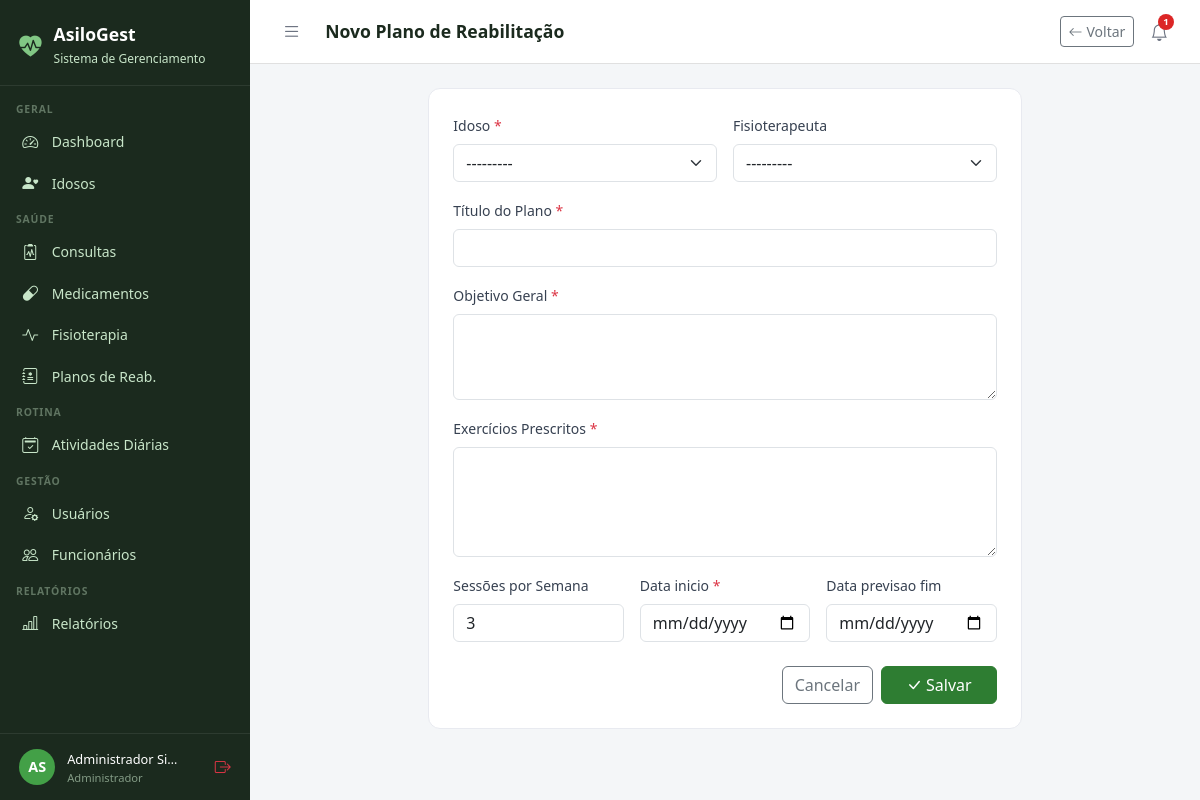
The app's page /fisioterapia/planos/novo/ (signed in) with its own data.
### core/models.py (models this page shows, shortened)
class Usuario(AbstractUser):
    PERFIL_CHOICES = [
        ('administrador', 'Administrador'),
        ('medico', 'Médico'),
        ('fisioterapeuta', 'Fisioterapeuta'),
        ('enfermeiro', 'Enfermeiro(a)'),
        ('recepcionista', 'Recepcionista'),
        ('familiar', 'Familiar do Idoso'),
    ]
    perfil = models.CharField(
        max_length=20, choices=PERFIL_CHOICES,
        default='recepcionista', verbose_name='Perfil de Acesso'
    )
    telefone = models.CharField(max_length=15, blank=True, verbose_name='Telefone')
    cpf = models.CharField(max_length=14, unique=True, null=True, blank=True, verbose_name='CPF')
    foto = models.ImageField(upload_to='usuarios/', blank=True, null=True, verbose_name='Foto')
    data_nascimento = models.DateField(null=True, blank=True, verbose_name='Data de Nascimento')
    especialidade = models.CharField(
        max_length=100, blank=True, verbose_name='Especialidade',
        help_text='Preencha para Médico ou Fisioterapeuta'
    )
    data_admissao = models.DateField(null=True, blank=True, verbose_name='Data de Admissão')
    primeiro_acesso = models.BooleanField(
        default=True, verbose_name='Primeiro Acesso',
        help_text='Usuário deve definir senha no primeiro login'
    )
    ativo = models.BooleanField(default=True, verbose_name='Ativo')
    criado_em = models.DateTimeField(auto_now_add=True)
    class Meta:
        verbose_name = 'Usuário'
        verbose_name_plural = 'Usuários'
        ordering = ['first_name', 'last_name']
    def __str__(self):
        return f"{self.get_full_name()} ({self.get_perfil_display()})"
    @property
    def is_administrador(self):
        return self.perfil == 'administrador' or self.is_superuser
    @property
    def is_fisioterapeuta(self):
        return self.perfil == 'fisioterapeuta'
    @property
    def is_familiar(self):
        return self.perfil == 'familiar'
    @property
    def pode_ver_saude(self):
        return (self.is_administrador or self.is_medico
                or self.is_fisioterapeuta or self.is_enfermeiro)
    @property
    def pode_cadastrar_usuarios(self):
        return self.is_administrador or self.is_recepcionista
    @property
    def pode_administrar(self):
        return self.is_administrador

### fisioterapia/views.py (the view, shortened to what this page needs)
# urls.py: path('planos/novo/', views.plano_novo, name='plano_novo'),
@login_required
@perfil_required('fisioterapeuta', 'administrador')
def plano_novo(request):
    form = PlanoForm(request.POST or None)
    return render(request, 'fisioterapia/plano_form.html', {'form': form, 'titulo': 'Novo Plano de Reabilitação'})

### fisioterapia/forms.py
class PlanoForm(forms.ModelForm):
    class Meta:
        model = PlanoReabilitacao
        exclude = ['criado_em', 'ativo']
        widgets = {
            'idoso': forms.Select(attrs={'class': 'form-select'}),
            'fisioterapeuta': forms.Select(attrs={'class': 'form-select'}),
            'titulo': forms.TextInput(attrs={'class': 'form-control'}),
            'objetivo_geral': forms.Textarea(attrs={'class': 'form-control', 'rows': 3}),
            'exercicios': forms.Textarea(attrs={'class': 'form-control', 'rows': 4}),
            'frequencia_semanal': forms.NumberInput(attrs={'class': 'form-control'}),
            'data_inicio': forms.DateInput(attrs={'type': 'date', 'class': 'form-control'}),
            'data_previsao_fim': forms.DateInput(attrs={'type': 'date', 'class': 'form-control'}),
        }
    def __init__(self, *args, **kwargs):
        super().__init__(*args, **kwargs)
        self.fields['fisioterapeuta'].required = False

### idosos/models.py (called while the page is built)
    def __str__(self):
        return self.nome

### templates/fisioterapia/plano_form.html (shortened to what this page needs)
{% extends 'base.html' %}
{% block page_title %}{{ titulo }}{% endblock %}
{% block topbar_actions %}
<a href="{% url 'fisioterapia:planos_lista' %}" class="btn btn-sm btn-outline-secondary"><i class="bi bi-arrow-left me-1"></i>Voltar</a>
{% endblock %}
{% block content %}
<div class="row justify-content-center">
  <div class="col-12 col-lg-8">
    <div class="form-card">
      <form method="post">
        <div class="row g-3">
          <div class="col-md-6">
            <label class="form-label">{{ form.idoso.label }} <span class="text-danger">*</span></label>
            {{ form.idoso }}
          </div>
          <div class="col-md-6">
            <label class="form-label">{{ form.fisioterapeuta.label }}</label>
            {{ form.fisioterapeuta }}
          </div>
          <div class="col-12">
            <label class="form-label">{{ form.titulo.label }} <span class="text-danger">*</span></label>
            {{ form.titulo }}
          </div>
          <div class="col-12">
            <label class="form-label">{{ form.objetivo_geral.label }} <span class="text-danger">*</span></label>
            {{ form.objetivo_geral }}
          </div>
          <div class="col-12">
            <label class="form-label">{{ form.exercicios.label }} <span class="text-danger">*</span></label>
            {{ form.exercicios }}
          </div>
          <div class="col-md-4">
            <label class="form-label">{{ form.frequencia_semanal.label }}</label>
            {{ form.frequencia_semanal }}
          </div>
          <div class="col-md-4">
            <label class="form-label">{{ form.data_inicio.label }} <span class="text-danger">*</span></label>
            {{ form.data_inicio }}
          </div>
          <div class="col-md-4">
            <label class="form-label">{{ form.data_previsao_fim.label }}</label>
            {{ form.data_previsao_fim }}
          </div>
        </div>
        <div class="d-flex gap-2 justify-content-end mt-4">
          <a href="{% url 'fisioterapia:planos_lista' %}" class="btn btn-outline-secondary">Cancelar</a>
          <button type="submit" class="btn btn-primary px-4"><i class="bi bi-check-lg me-1"></i>Salvar</button>
        </div>
      </form>
    </div>
  </div>
</div>
{% endblock %}

### templates/base.html (shortened to what this page needs)
<!DOCTYPE html>
<html lang="pt-br">
<head>
  <link href="https://cdn.jsdelivr.net/npm/bootstrap@5.3.0/dist/css/bootstrap.min.css" rel="stylesheet">
  <link href="https://cdn.jsdelivr.net/npm/bootstrap-icons@1.11.0/font/bootstrap-icons.css" rel="stylesheet">
</head>
<body>
{% if user.is_authenticated %}
<div id="sidebar">
  <div class="sidebar-brand">
    <i class="bi bi-heart-pulse-fill" style="color:#81C784;font-size:1.4rem;"></i>
    <div>
      <h5 style="margin:0;">AsiloGest</h5>
      <small>Sistema de Gerenciamento</small>
    </div>
  </div>
  <nav class="sidebar-nav">
    <div class="nav-section">Geral</div>
    <a href="{% url 'dashboard' %}" class="sidebar-link {% if request.resolver_match.url_name == 'dashboard' %}active{% endif %}">
      <i class="bi bi-speedometer2"></i> Dashboard
    </a>
    <a href="{% url 'idosos:lista' %}" class="sidebar-link">
      <i class="bi bi-person-heart"></i>
      {% if user.is_familiar %}Meus Familiares{% else %}Idosos{% endif %}
    </a>
    {% if user.pode_ver_saude or user.is_familiar %}
    <div class="nav-section">Saúde</div>
    <a href="{% url 'consultas:lista' %}" class="sidebar-link">
      <i class="bi bi-clipboard2-pulse"></i> Consultas
    </a>
    <a href="{% url 'medicamentos:lista' %}" class="sidebar-link">
      <i class="bi bi-capsule"></i> Medicamentos
    </a>
    <a href="{% url 'fisioterapia:lista' %}" class="sidebar-link">
      <i class="bi bi-activity"></i> Fisioterapia
    </a>
    {% if user.pode_ver_saude and not user.is_familiar %}
    <a href="{% url 'fisioterapia:planos_lista' %}" class="sidebar-link">
      <i class="bi bi-journal-medical"></i> Planos de Reab.
    </a>
    {% endif %}
    {% endif %}
    <div class="nav-section">Rotina</div>
    <a href="{% url 'atividades:lista' %}" class="sidebar-link">
      <i class="bi bi-calendar2-check"></i> Atividades Diárias
    </a>
    {% if user.pode_cadastrar_usuarios %}
    <div class="nav-section">Gestão</div>
    <a href="{% url 'usuarios_lista' %}" class="sidebar-link">
      <i class="bi bi-person-gear"></i> Usuários
    </a>
    {% endif %}
    {% if user.pode_administrar %}
    <a href="{% url 'funcionarios:lista' %}" class="sidebar-link">
      <i class="bi bi-people"></i> Funcionários
    </a>
    {% endif %}
    {% if user.pode_ver_saude or user.pode_administrar %}
    <div class="nav-section">Relatórios</div>
    <a href="{% url 'relatorios:lista' %}" class="sidebar-link">
      <i class="bi bi-bar-chart-line"></i> Relatórios
    </a>
    {% endif %}
  </nav>
  <div class="sidebar-user">
    <div class="avatar">{{ user.first_name|first|upper }}{{ user.last_name|first|upper }}</div>
    <div class="info" style="min-width:0;flex:1;">
      <span>{{ user.get_full_name|truncatechars:18 }}</span>
      <small>{{ user.get_perfil_display }}</small>
    </div>
    <a href="{% url 'logout' %}" class="text-danger" title="Sair" style="flex-shrink:0;">
      <i class="bi bi-box-arrow-right"></i>
    </a>
  </div>
</div>
<div id="main">
  <div class="topbar">
    <div class="topbar-left">
      <button class="btn-toggle-sidebar" onclick="toggleSidebar()" title="Menu">
        <i class="bi bi-list"></i>
      </button>
      <h4>{% block page_title %}{% endblock %}</h4>
    </div>
    <div class="d-flex align-items-center gap-2">
      {% block topbar_actions %}{% endblock %}
      <div style="position:relative;">
        <button class="notif-btn" id="notifBtn" onclick="toggleNotif()" title="Notificações">
          <i class="bi bi-bell"></i>
          {% if notif_count %}
          <span class="notif-badge">{{ notif_count }}</span>
          {% endif %}
        </button>
      </div>
    </div>
  </div>
  <div class="content">
    {% block content %}{% endblock %}
  </div>
</div>
{% else %}
{% block full_content %}{% endblock %}
{% endif %}
</body>
</html>

### templates/base.html (style rules this page uses)
:root { --sidebar-width: 250px; --primary: #2E7D32; --primary-light: #43A047; --accent: #1565C0; --bg-sidebar: #1B2A1E; --bg-sidebar-hover: #2E4A33; --text-sidebar: #C8E6C9; --transition: 0.3s ease; }
body { background: #F4F6F8; font-family: 'Segoe UI', sans-serif; }
#sidebar { position: fixed; top: 0; left: 0; width: var(--sidebar-width); height: 100vh; background: var(--bg-sidebar); z-index: 1000; display: flex; flex-direction: column; overflow-y: auto; transition: transform var(--transition); }
.sidebar-brand { padding: 1.5rem 1.2rem 1rem; border-bottom: 1px solid rgba(255,255,255,0.08); display: flex; align-items: center; gap: .75rem; }
.sidebar-brand h5 { color: #fff; font-weight: 700; margin: 0; font-size: 1.1rem; }
.sidebar-brand small { color: var(--text-sidebar); font-size: .75rem; }
.sidebar-nav { padding: .5rem 0; flex: 1; }
.nav-section { padding: .5rem 1rem .2rem; color: rgba(200,230,201,.4); font-size: .65rem; font-weight: 700; letter-spacing: .08em; text-transform: uppercase; }
.sidebar-link { display: flex; align-items: center; gap: .65rem; padding: .55rem 1.2rem; color: var(--text-sidebar); text-decoration: none; font-size: .875rem; transition: all .2s; border-left: 3px solid transparent; }
.sidebar-link i { font-size: 1rem; width: 1.2rem; }
.sidebar-user { padding: .8rem 1.2rem; border-top: 1px solid rgba(255,255,255,0.08); display: flex; align-items: center; gap: .75rem; }
.sidebar-user .avatar { width: 36px; height: 36px; background: var(--primary-light); border-radius: 50%; display: flex; align-items: center; justify-content: center; color: #fff; font-weight: 700; font-size: .9rem; flex-shrink: 0; }
.sidebar-user .info small { color: rgba(200,230,201,.6); font-size: .7rem; display: block; }
.sidebar-user .info span { color: #fff; font-size: .8rem; }
#main { margin-left: var(--sidebar-width); min-height: 100vh; display: flex; flex-direction: column; transition: margin-left var(--transition); }
.topbar { background: #fff; border-bottom: 1px solid #E0E0E0; padding: .75rem 1.5rem; display: flex; align-items: center; justify-content: space-between; position: sticky; top: 0; z-index: 999; }
.topbar-left { display: flex; align-items: center; gap: 1rem; }
.topbar h4 { margin: 0; font-size: 1.1rem; font-weight: 600; color: #1B2A1E; }
.btn-toggle-sidebar { background: none; border: none; padding: .4rem .5rem; color: #6B7280; cursor: pointer; border-radius: 6px; font-size: 1.2rem; line-height: 1; transition: background .2s, color .2s; }
.notif-btn { position: relative; background: none; border: none; padding: .4rem .5rem; color: #6B7280; cursor: pointer; border-radius: 6px; font-size: 1.1rem; transition: background .2s, color .2s; }
.notif-badge { position: absolute; top: 2px; right: 2px; background: #DC2626; color: #fff; font-size: .6rem; font-weight: 700; min-width: 16px; height: 16px; border-radius: 8px; padding: 0 4px; display: flex; align-items: center; justify-content: center; }
.content { padding: 1.5rem; flex: 1; }
.form-card { background: #fff; border-radius: 12px; border: 1px solid #E8EAF0; padding: 1.5rem; }
.form-label { font-weight: 500; font-size: .875rem; color: #374151; }
.btn-primary { background: var(--primary); border-color: var(--primary); }

### records on screen
Usuario: first_name|first "A", last_name|first "S", get_full_name "Administrador Si…", perfil "Administrador"

### other values on screen
{{ titulo }} "Novo Plano de Reabilitação"
{{ notif_count }} "1"
